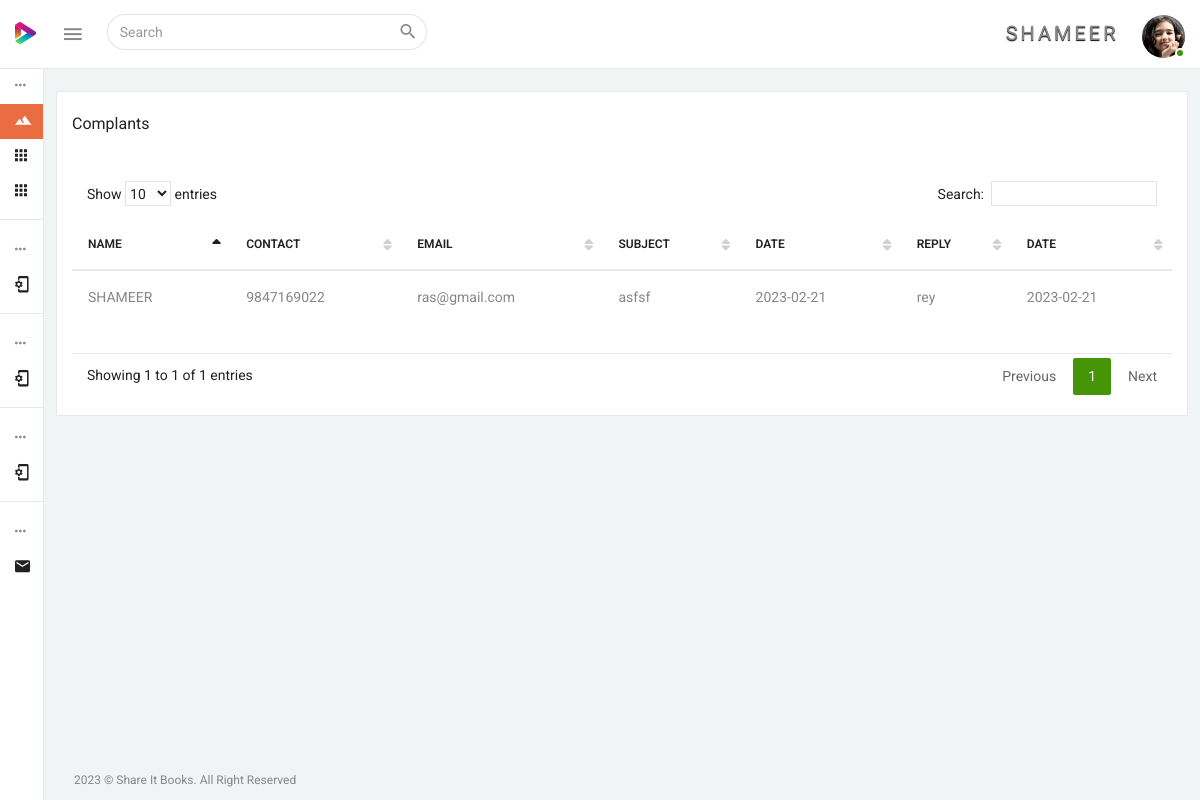
The page /user/complaint_reply.php (signed in) on the database its author committed.
### tables this page shows
CREATE TABLE IF NOT EXISTS `users` (
  `id` bigint(21) NOT NULL AUTO_INCREMENT,
  `user_id` varchar(255) DEFAULT NULL,
  `user_type` varchar(255) NOT NULL,
  `fname` varchar(255) DEFAULT NULL,
  `lname` varchar(255) DEFAULT NULL,
  `phone` varchar(15) DEFAULT NULL,
  `semail` text,
  `password` text,
  `status` tinyint(1) DEFAULT '1',
  `photo` text,
  `addrs` text NOT NULL,
  `age` varchar(200) NOT NULL,
  `sex` varchar(200) NOT NULL,
  `dprtmnt` varchar(200) NOT NULL,
  `semester` varchar(200) NOT NULL,
  PRIMARY KEY (`id`)
);

CREATE TABLE IF NOT EXISTS `complaint` (
  `id` bigint(21) NOT NULL AUTO_INCREMENT,
  `user_id` varchar(255) DEFAULT NULL,
  `name` varchar(255) DEFAULT NULL,
  `phone` varchar(15) DEFAULT NULL,
  `email` text,
  `subject` text,
  `dated` date DEFAULT NULL,
  `reply` text,
  `reply_date` date DEFAULT NULL,
  PRIMARY KEY (`id`)
);

### user/complaint_reply.php (the view, shortened to what this page needs)
<?php
	include('../connect/db.php');
?>
<!DOCTYPE html>
<html lang="en">
<head>
	<?php include("include\css.php");?>
</head>
<body>
    <div class="wrapper theme-1-active pimary-color-red">
			<?php include("include\menu.php");?>
			<?php include("include\leftmenu.php");?>
		<div class="page-wrapper">
            <div class="container-fluid pt-25">
            <div class="row">
					<div class="col-sm-12">
						<div class="panel panel-default card-view">
							<div class="panel-heading">
								<div class="pull-left">
									<h6 class="panel-title txt-dark">Complants</h6>
								</div>
							</div>
							<div class="panel-wrapper collapse in">
								<div class="panel-body">
									<div class="table-wrap">
										<div class="table-responsive">
											<table id="datable_1" class="table table-hover display  pb-30" >
											<thead>
													<tr>
														<th>Name</th>
														<th>Contact</th>
														<th>Email</th>
														<th>Subject</th>
														<th>Date</th>
														<th>Reply</th>
														<th>Date</th>
													</tr>
												</thead>
												<tbody>
													<?php
													$qry_user = $db->prepare("SELECT * FROM complaint WHERE user_id = '$user_id' and reply!='pending'");
													$qry_user->execute();
													for ($i = 0; $rows = $qry_user->fetch(); $i++) {
													?>
														<tr>
															<td><?php echo $rows['name'] ?></td>
															<td><?php echo $rows['phone'] ?></td>
															<td><?php echo $rows['email'] ?></td>
															<td><?php echo $rows['subject'] ?></td>
															<td><?php echo $rows['dated'] ?></td>
															<td><?php echo $rows['reply'] ?></td>
															<td><?php echo $rows['reply_date'] ?></td>
														</tr>
													<?php } ?>
												</tbody>
											</table>
										</div>
									</div>
								</div>
							</div>
						</div>
					</div>
				</div>
			</div>
			<footer class="footer container-fluid pl-30 pr-30">
				<div class="row">
					<div class="col-sm-12">
						<p>2023 &copy; Share It Books. All Right Reserved</p>
					</div>
				</div>
			</footer>
		</div>
    </div>
</body>
</html>

### user/include/menu.php (shortened to what this page needs)
<?php
	$user_id=$_SESSION['SESS_CUSTOMER_ID'];
	$qry_user = $db->prepare("SELECT * FROM users WHERE user_id = '$user_id'");
	$qry_user->execute();
	$rows_user = $qry_user->fetch();
	$fname = $rows_user['fname'];
	$photo = $rows_user['photo'];
	?>
<nav class="navbar navbar-inverse navbar-fixed-top">
    <div class="mobile-only-brand pull-left">
        <div class="nav-header pull-left">
            <div class="logo-wrap">
                <a href="index.php">
                    <img class="brand-img" src="../admin/dist/img/logo.png" alt="brand"/>
                </a>
            </div>
        </div>
        <a id="toggle_nav_btn" class="toggle-left-nav-btn inline-block ml-20 pull-left" href="javascript:void(0);"><i class="zmdi zmdi-menu"></i></a>
        <form id="search_form" role="search" class="top-nav-search collapse pull-left">
            <div class="input-group">
                <input type="text" name="example-input1-group2" class="form-control" placeholder="Search">
                <span class="input-group-btn">
                <button type="button" class="btn  btn-default"  data-target="#search_form" data-toggle="collapse" aria-label="Close" aria-expanded="true"><i class="zmdi zmdi-search"></i></button>
                </span>
            </div>
        </form>
    </div>
    <div id="mobile_only_nav" class="mobile-only-nav pull-right">
      <ul class="nav navbar-right top-nav pull-right">
            <li class="dropdown auth-drp">
                <a href="#" class="dropdown-toggle pr-0" data-toggle="dropdown">
                <spam style="padding-right:20px; font-size:20px; text-shadow:0px 1px 1px black; letter-spacing:3px;"><?php echo $fname;?></spam> <img src="../photos/<?php echo $photo;?>" alt="user_auth" class="user-auth-img img-circle"/>
                <span class="user-online-status"></span></a>
            </li>
      </ul>
    </div>
</nav>

### rows shown on the page
users: fname "SHAMEER", photo (picture)
complaint: name "SHAMEER", phone "9847169022", email "ras@gmail.com", subject "asfsf", dated "2023-02-21", reply "rey", reply_date "2023-02-21"
